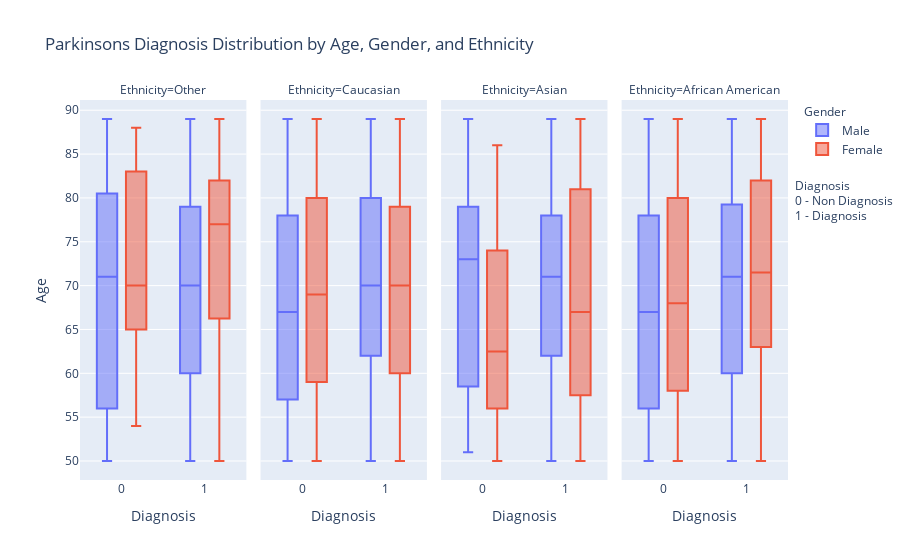

Notebook source saved alongside this figure:
### Markdown cell above
Demographics

### Code cell
# map gender
gender_map = {0: "Male", 1: "Female"}
park_df["Gender"] = park_df["Gender"].map(gender_map)

#create visual structure 
fig = px.box(
    park_df, 
    x='Diagnosis', 
    y='Age', 
    color='Gender', 
    facet_col='Ethnicity',  
    title='Parkinsons Diagnosis Distribution by Age, Gender, and Ethnicity',
    labels={
        'Age': 'Age', 
        'Gender': 'Gender', 
        'Ethnicity': 'Ethnicity'
    },
    category_orders={"Gender": ["Male", "Female"]} 
)

#update layout 
fig.update_layout(
    legend_title_text='Gender',
    legend=dict(
        itemsizing='constant',  
        title_font_size=12,
        font_size=12
    )
)

# add annotation 
fig.add_annotation(
    text="Diagnosis <br>0 - Non Diagnosis<br>1 - Diagnosis", 
    xref="paper", yref="paper",
    x=1.15, y=0.8,  
    showarrow=False,
    align="left",
    font=dict(size=11.5),
    bordercolor="white",
    borderwidth=0.6,
    bgcolor="white" 
)
# display figure
fig.show()

### Figure 1 — Plotly figure (JSON) as saved in the notebook; plotly's stock layout.template omitted (floating-point values rounded to 4 significant figures; data arrays with more than 128 entries replaced by an {"elided": "..."} marker saying what was removed)
{"data": [{"alignmentgroup": "True", "hovertemplate": "Gender=Male<br>Ethnicity=Other<br>Diagnosis=%{x}<br>Age=%{y}<extra></extra>", "legendgroup": "Male", "marker": {"color": "#636efa"}, "name": "Male", "notched": false, "offsetgroup": "Male", "orientation": "v", "showlegend": true, "type": "box", "x": [0, 0, 1, 1, 0, 1, 0, 1, 1, 1, 1, 0, 1, 0, 1, 0, 0, 1, 0, 0, 0, 0, 1, 1, 0, 1, 0, 1, 1, 0, 0, 1, 1, 1, 1, 0, 1, 1, 0, 0, 1, 1, 1, 0, 1, 1, 1, 1, 0, 1, 1, 1, 1, 1, 1, 1, 1, 1, 1, 0, 0, 1, 1, 0, 1, 1, 0, 1, 0, 1, 0, 0, 0, 1, 0, 0, 1, 0, 1, 1, 0, 0, 1, 0, 0, 1, 1, 1, 1, 0, 1, 0, 1, 0, 1, 0, 0, 0, 0, 0, 0, 1, 1, 1, 0, 1, 0, 1, 0, 1, 0, 1, 0, 0, 1, 1, 0, 1, 0], "x0": " ", "xaxis": "x", "y": [85, 71, 76, 75, 71, 72, 56, 88, 50, 64, 85, 62, 89, 57, 70, 54, 80, 62, 56, 74, 85, 72, 69, 66, 77, 65, 78, 70, 68, 58, 76, 72, 55, 69, 80, 56, 75, 52, 55, 84, 50, 75, 66, 80, 89, 51, 60, 88, 71, 86, 63, 62, 77, 84, 77, 83, 55, 71, 60, 58, 59, 50, 73, 74, 85, 54, 65, 79, 53, 55, 73, 87, 66, 51, 54, 77, 85, 86, 79, 66, 84, 53, 62, 58, 50, 55, 50, 88, 76, 85, 72, 87, 66, 86, 81, 54, 72, 53, 56, 51, 53, 69, 89, 52, 88, 88, 89, 53, 82, 53, 82, 53, 50, 58, 71, 84, 70, 75, 58], "y0": " ", "yaxis": "y"}, {"alignmentgroup": "True", "hovertemplate": "Gender=Male<br>Ethnicity=Caucasian<br>Diagnosis=%{x}<br>Age=%{y}<extra></extra>", "legendgroup": "Male", "marker": {"color": "#636efa"}, "name": "Male", "notched": false, "offsetgroup": "Male", "orientation": "v", "showlegend": false, "type": "box", "x": {"elided": "642 int values"}, "x0": " ", "xaxis": "x2", "y": {"elided": "642 int values"}, "y0": " ", "yaxis": "y2"}, {"alignmentgroup": "True", "hovertemplate": "Gender=Male<br>Ethnicity=Asian<br>Diagnosis=%{x}<br>Age=%{y}<extra></extra>", "legendgroup": "Male", "marker": {"color": "#636efa"}, "name": "Male", "notched": false, "offsetgroup": "Male", "orientation": "v", "showlegend": false, "type": "box", "x": [1, 1, 1, 1, 1, 0, 1, 0, 1, 1, 0, 0, 0, 0, 1, 1, 1, 1, 1, 1, 1, 1, 1, 1, 1, 0, 1, 1, 0, 1, 0, 0, 1, 1, 1, 1, 1, 1, 0, 1, 1, 1, 1, 1, 0, 0, 1, 0, 0, 0, 1, 0, 1, 1, 1, 1, 0, 1, 0, 1, 0, 1, 1, 1, 1, 1, 0, 0, 0, 1, 1, 1, 1, 1, 0, 1, 1, 1, 0, 0, 0, 1, 1, 0, 1, 1, 1, 1, 0, 0, 0, 1, 0, 1, 1, 0, 0, 0], "x0": " ", "xaxis": "x3", "y": [80, 74, 87, 75, 62, 63, 56, 68, 51, 59, 74, 63, 54, 65, 51, 51, 73, 83, 76, 85, 81, 51, 70, 73, 58, 73, 84, 70, 80, 75, 58, 84, 64, 50, 86, 82, 62, 57, 66, 71, 61, 63, 77, 81, 84, 55, 65, 71, 79, 54, 69, 89, 59, 77, 51, 71, 89, 62, 82, 78, 51, 60, 82, 67, 68, 71, 52, 79, 77, 76, 79, 63, 71, 67, 78, 78, 70, 77, 64, 60, 79, 87, 77, 54, 89, 88, 59, 62, 54, 77, 86, 75, 75, 65, 86, 57, 87, 73], "y0": " ", "yaxis": "y3"}, {"alignmentgroup": "True", "hovertemplate": "Gender=Male<br>Ethnicity=African American<br>Diagnosis=%{x}<br>Age=%{y}<extra></extra>", "legendgroup": "Male", "marker": {"color": "#636efa"}, "name": "Male", "notched": false, "offsetgroup": "Male", "orientation": "v", "showlegend": false, "type": "box", "x": {"elided": "209 int values"}, "x0": " ", "xaxis": "x4", "y": {"elided": "209 int values"}, "y0": " ", "yaxis": "y4"}, {"alignmentgroup": "True", "hovertemplate": "Gender=Female<br>Ethnicity=Other<br>Diagnosis=%{x}<br>Age=%{y}<extra></extra>", "legendgroup": "Female", "marker": {"color": "#EF553B"}, "name": "Female", "notched": false, "offsetgroup": "Female", "orientation": "v", "showlegend": true, "type": "box", "x": [1, 0, 1, 0, 1, 1, 1, 1, 0, 0, 0, 1, 1, 1, 1, 1, 0, 1, 1, 1, 1, 0, 1, 0, 0, 1, 0, 0, 1, 1, 0, 1, 1, 1, 0, 1, 0, 0, 1, 1, 0, 1, 1, 0, 0, 0, 0, 0, 0, 1, 1, 1, 0, 1, 1, 1, 1, 0, 1, 1, 0, 1, 1, 1, 0, 1, 1, 0, 0, 1, 1, 1, 1, 0, 0, 1, 1, 0, 1, 1, 0, 1, 1, 1, 1, 1, 0, 1, 1, 1, 0, 0, 1, 1], "x0": " ", "xaxis": "x", "y": [79, 83, 71, 55, 74, 84, 73, 62, 62, 63, 69, 79, 79, 77, 80, 81, 74, 73, 85, 61, 78, 54, 52, 84, 88, 75, 68, 72, 84, 82, 71, 81, 89, 79, 85, 78, 70, 70, 79, 77, 84, 89, 55, 81, 87, 88, 58, 59, 69, 78, 71, 65, 63, 73, 86, 70, 54, 76, 86, 57, 75, 71, 78, 85, 61, 50, 55, 66, 88, 82, 51, 88, 75, 69, 65, 58, 71, 65, 66, 69, 88, 65, 78, 85, 62, 88, 69, 52, 84, 86, 65, 83, 67, 87], "y0": " ", "yaxis": "y"}, {"alignmentgroup": "True", "hovertemplate": "Gender=Female<br>Ethnicity=Caucasian<br>Diagnosis=%{x}<br>Age=%{y}<extra></extra>", "legendgroup": "Female", "marker": {"color": "#EF553B"}, "name": "Female", "notched": false, "offsetgroup": "Female", "orientation": "v", "showlegend": false, "type": "box", "x": {"elided": "628 int values"}, "x0": " ", "xaxis": "x2", "y": {"elided": "628 int values"}, "y0": " ", "yaxis": "y2"}, {"alignmentgroup": "True", "hovertemplate": "Gender=Female<br>Ethnicity=Asian<br>Diagnosis=%{x}<br>Age=%{y}<extra></extra>", "legendgroup": "Female", "marker": {"color": "#EF553B"}, "name": "Female", "notched": false, "offsetgroup": "Female", "orientation": "v", "showlegend": false, "type": "box", "x": [0, 1, 1, 1, 1, 1, 1, 1, 1, 1, 1, 1, 1, 0, 1, 1, 1, 1, 1, 0, 1, 0, 1, 1, 1, 0, 0, 1, 0, 1, 1, 1, 1, 1, 1, 0, 0, 1, 1, 1, 0, 1, 0, 0, 1, 1, 1, 0, 0, 1, 1, 0, 1, 1, 0, 1, 0, 0, 1, 0, 1, 1, 1, 0, 0, 0, 0, 0, 0, 1, 1, 0, 0, 0, 0, 1, 1, 1, 1, 1, 1, 1, 0, 0, 1, 1, 1, 0, 1, 0, 0, 0, 0, 1, 0, 0, 1, 1, 1], "x0": " ", "xaxis": "x3", "y": [68, 71, 73, 69, 66, 68, 88, 64, 69, 82, 51, 52, 53, 56, 72, 68, 82, 59, 53, 59, 63, 58, 58, 81, 86, 75, 74, 66, 76, 56, 63, 62, 53, 87, 56, 79, 61, 64, 55, 88, 51, 60, 54, 64, 62, 84, 82, 51, 51, 87, 67, 66, 80, 51, 86, 54, 50, 73, 70, 72, 84, 88, 56, 55, 59, 53, 64, 76, 57, 63, 68, 84, 71, 59, 77, 54, 50, 70, 65, 54, 60, 81, 74, 51, 73, 79, 89, 51, 75, 86, 77, 61, 70, 58, 59, 57, 84, 52, 88], "y0": " ", "yaxis": "y3"}, {"alignmentgroup": "True", "hovertemplate": "Gender=Female<br>Ethnicity=African American<br>Diagnosis=%{x}<br>Age=%{y}<extra></extra>", "legendgroup": "Female", "marker": {"color": "#EF553B"}, "name": "Female", "notched": false, "offsetgroup": "Female", "orientation": "v", "showlegend": false, "type": "box", "x": {"elided": "216 int values"}, "x0": " ", "xaxis": "x4", "y": {"elided": "216 int values"}, "y0": " ", "yaxis": "y4"}], "layout": {"annotations": [{"showarrow": false, "text": "Ethnicity=Other", "x": 0.1175, "xanchor": "center", "xref": "paper", "y": 1, "yanchor": "bottom", "yref": "paper"}, {"showarrow": false, "text": "Ethnicity=Caucasian", "x": 0.3725, "xanchor": "center", "xref": "paper", "y": 1, "yanchor": "bottom", "yref": "paper"}, {"showarrow": false, "text": "Ethnicity=Asian", "x": 0.6275, "xanchor": "center", "xref": "paper", "y": 1, "yanchor": "bottom", "yref": "paper"}, {"showarrow": false, "text": "Ethnicity=African American", "x": 0.8825, "xanchor": "center", "xref": "paper", "y": 1, "yanchor": "bottom", "yref": "paper"}, {"align": "left", "bgcolor": "white", "bordercolor": "white", "borderwidth": 0.6, "font": {"size": 11.5}, "showarrow": false, "text": "Diagnosis <br>0 - Non Diagnosis<br>1 - Diagnosis", "x": 1.15, "xref": "paper", "y": 0.8, "yref": "paper"}], "boxmode": "group", "legend": {"font": {"size": 12}, "itemsizing": "constant", "title": {"font": {"size": 12}, "text": "Gender"}, "tracegroupgap": 0}, "title": {"text": "Parkinsons Diagnosis Distribution by Age, Gender, and Ethnicity"}, "xaxis": {"anchor": "y", "domain": [0, 0.235], "title": {"text": "Diagnosis"}}, "xaxis2": {"anchor": "y2", "domain": [0.255, 0.49], "matches": "x", "title": {"text": "Diagnosis"}}, "xaxis3": {"anchor": "y3", "domain": [0.51, 0.745], "matches": "x", "title": {"text": "Diagnosis"}}, "xaxis4": {"anchor": "y4", "domain": [0.765, 1.0], "matches": "x", "title": {"text": "Diagnosis"}}, "yaxis": {"anchor": "x", "domain": [0, 1], "title": {"text": "Age"}}, "yaxis2": {"anchor": "x2", "domain": [0, 1], "matches": "y", "showticklabels": false}, "yaxis3": {"anchor": "x3", "domain": [0, 1], "matches": "y", "showticklabels": false}, "yaxis4": {"anchor": "x4", "domain": [0, 1], "matches": "y", "showticklabels": false}}}
